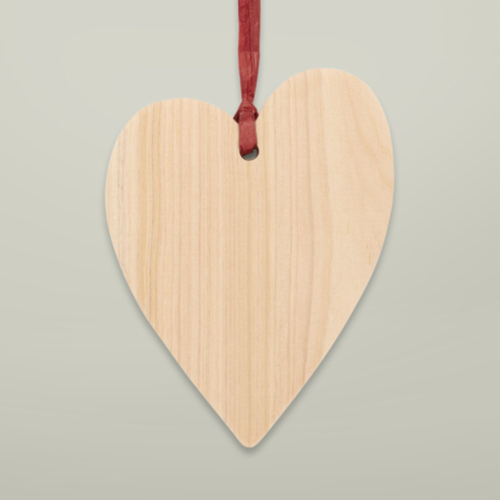
#> input picture nolaprint-theme copie/assets/np-bois-vierge.jpg, 1000 x 1000 px, found by its file name (shown at 1/2 size)
$ python visuels.py ../assets/np-verre-vierge.jpg
#> lines starting #> are read from the running program, lines starting #| are printed output that depends on the picture; after the words box and inside, x2 and y2 are one past the last pixel; in counts of white or black regions, pixels touching at a corner belong together
"""Visuels PROVISOIRES de la boutique Noël 2026, en attendant les rendus d'Antoine (production/valides et serveur).
Convention de noms (thème _noel-v2) :
  np2-plat-<objet>-<gab>-<dest>-<decl>.jpg  zone d'impression SANS texte (repli de la fiche quand le serveur ne répond pas)
  np2-ex-<objet>-<gab>-<dest>-<decl>.jpg     maquette de face avec un exemple de texte (1000 px) ; -s.jpg : 480 px (cartes)
  np2-bois-<forme>-masque.png / -contour.png masques de la décoration en bois
objet : mug | verre | bois (bois = forme cœur) ; gab : a | b ; dest : maman papa mamie papy couple famille ; decl : base | noel
"""
import math, os, sys
import numpy as np
from PIL import Image, ImageDraw, ImageFont, ImageFilter
sys.path.insert(0, os.path.dirname(os.path.abspath(__file__)))
import gabarit_a, gabarit_a_antoine

OUT = "/home/claude/gen"
SRC = "/mnt/user-data/uploads/nolaprint-theme/assets/"
F = "/home/claude/fonts/"
PAL = {  # brief de génération, section 2 : fond, accents, couleurs de texte
    "mamie":   ("#F3E6D3", ["#E07A5F", "#8AA587", "#D4A537"], ["#6B4430", "#C8453C", "#5E8A6E", "#2B3A67"]),
    "papy":    ("#D6DEE6", ["#D4A537", "#2E5E4E", "#B5533C"], ["#2B3A67", "#B5533C", "#2E5E4E", "#6B4430"]),
    "maman":   ("#F2D9DC", ["#7B3F61", "#D8A62A", "#5E8A6E"], ["#7B3F61", "#6B4430", "#5E8A6E", "#2B3A67"]),
    "papa":    ("#E3DED6", ["#2F4FA8", "#8A5A3B", "#D8A62A"], ["#2B3A67", "#8A5A3B", "#2F4FA8", "#1A1A1A"]),
    "couple":  ("#F5EFE0", ["#7A1E2E", "#B8923E", "#5E8A6E"], ["#7A1E2E", "#6B4430", "#5E8A6E", "#2B3A67"]),
    "famille": ("#F5EFE0", ["#5E8A6E", "#C8623C", "#D4A537"], ["#2E5E4E", "#6B4430", "#C8623C", "#2B3A67"]),
}
TITRE = {"mamie": "Mamie", "papy": "Papy", "maman": "Maman", "papa": "Papa", "couple": "Papy et Mamie", "famille": "Notre tribu"}
NOMS = ["Léa", "Hugo", "Jade"]
ZONES = {"mug": (1238, 578), "verre": (900, 900), "bois": (820, 1084)}  # bois : cœur 87 × 115 mm

def hexrgb(h): h = h.lstrip("#"); return tuple(int(h[i:i + 2], 16) for i in (0, 2, 4))
def font(name, px): return ImageFont.truetype(F + name, int(px))

# [24 lines left out: functions petals, ornement, not called in this run]

def text_c(d, xy, s, f, col):
    l, t, r, b = d.textbbox((0, 0), s, font=f, anchor="ls")
    d.text((xy[0] - (r - l) / 2, xy[1]), s, font=f, fill=col, anchor="ls")

K = 2   # dessin en 2x puis réduction : bords lissés

def mix(c1, c2, t):
    a, b = hexrgb(c1), hexrgb(c2); return tuple(int(a[i] * (1 - t) + b[i] * t) for i in range(3))

def disque(im):
    W, H = im.size; m = Image.new("L", (W, H), 0); ImageDraw.Draw(m).ellipse([0, 0, W, H], fill=255)
    bg = Image.new("RGB", (W, H), "#FFFFFF"); bg.paste(im, (0, 0), m); return bg

# [95 lines left out: functions plat_A, gouter, plat_B, not called in this run]

def smooth(a, b, x): t = min(1, max(0, (x - a) / (b - a))); return t * t * (3 - 2 * t)

# [42 lines left out: functions mock_mug, mock_verre, mock_bois, not called in this run]

def masques():
    files = {"coeur": "np-bois-vierge.jpg", "sapin": "np-bois-sapin-vierge.jpg", "etoile": "np-bois-etoile-vierge.jpg",
             "cloche": "np-bois-cloche-vierge.jpg", "chaussette": "np-bois-chaussette-vierge.jpg", "ovale": "np-bois-ovale-vierge.jpg"}
    boites = {}
    for k, f in files.items():
        im = np.asarray(Image.open(SRC + f).convert("RGB")).astype(int)
        R, G, B = im[..., 0], im[..., 1], im[..., 2]
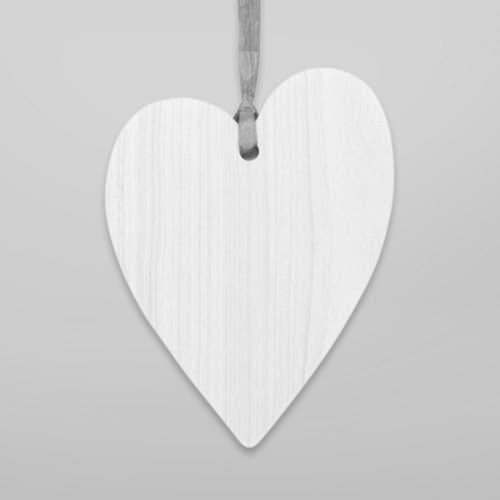
#> R: shape (1000, 1000) int64 (shown at 1/2 size); min 62, max 248, mean 211.8
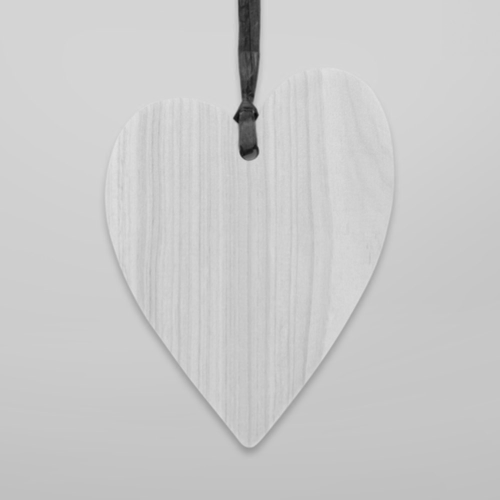
#> G: shape (1000, 1000) int64 (shown at 1/2 size); min 7, max 227, mean 202.5
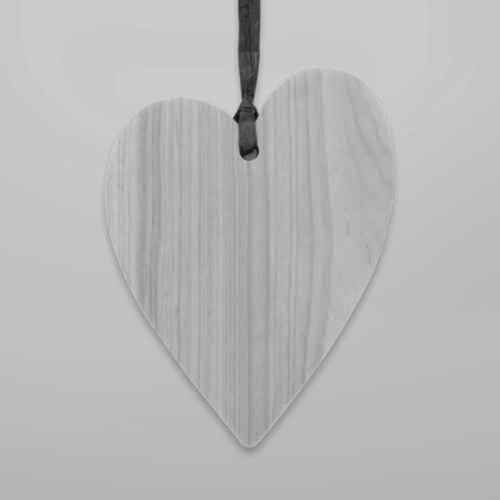
#> B: shape (1000, 1000) int64 (shown at 1/2 size); min 5, max 209, mean 185.3
        wood = (R - B > 28) & (R > 150) & (G > 120) & ~(R - G > 60)
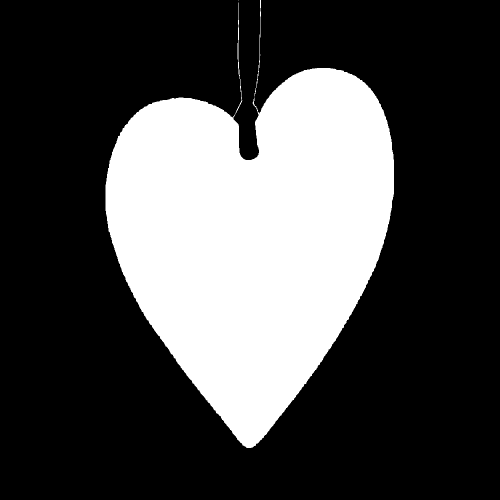
#> wood: shape (1000, 1000) bool (shown at 1/2 size); 29.2% white; 3 white regions (1 under 20 px), largest, box (x1, y1, x2, y2) and area: (211, 5, 788, 896) 291584, (509, 0, 522, 193) 254
        m = Image.fromarray((wood * 255).astype("uint8")).filter(ImageFilter.MedianFilter(7))
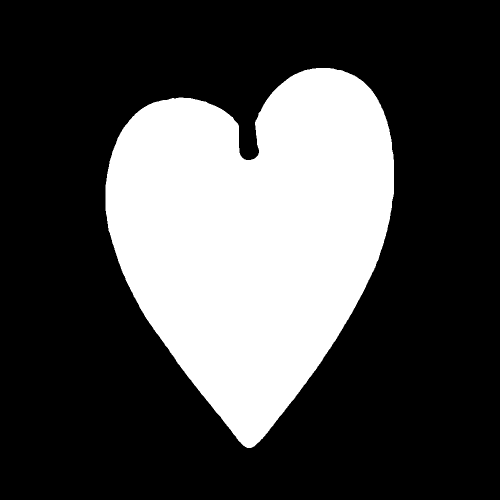
#> m: PIL image 1000x1000 L (shown at 1/2 size); 29.1% white; 1 white region, box (x1, y1, x2, y2) and area: (211, 136, 788, 896) 291181
        a = np.asarray(m) > 127; ys, xs = np.where(a)
        x0, x1, y0, y1 = xs.min(), xs.max(), ys.min(), ys.max()
#> x0 = 211; x1 = 787; y0 = 136; y1 = 895
        boites[k] = (int(x0), int(y0), int(x1 - x0 + 1), int(y1 - y0 + 1))
        soft = m.filter(ImageFilter.GaussianBlur(1.2))
        rgba = Image.new("RGBA", (1000, 1000), (255, 255, 255, 0)); rgba.putalpha(soft)
        rgba.save(f"{OUT}/np2-bois-{k}-masque.png", optimize=True)
        c = rgba.crop((x0, y0, x1 + 1, y1 + 1)).resize((400, int(400 * (y1 - y0 + 1) / (x1 - x0 + 1))), Image.LANCZOS)
        c.save(f"{OUT}/np2-bois-{k}-contour.png", optimize=True)
#> pass 2 of the loop in masques, `for k, f in files.items():`:
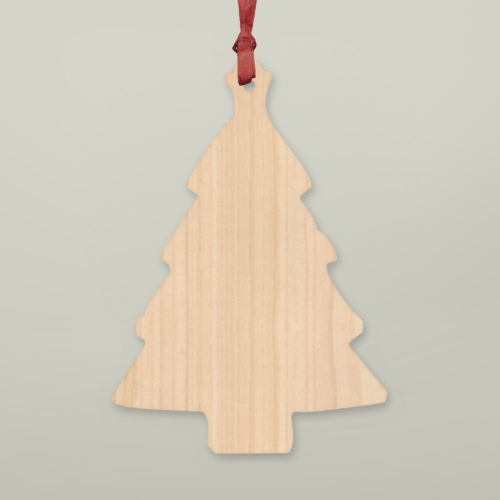
#> input picture nolaprint-theme copie/assets/np-bois-sapin-vierge.jpg, 1000 x 1000 px, found by its file name (shown at 1/2 size)
#> in masques, `R, G, B = im[..., 0], im[..., 1], im[..., 2]`:
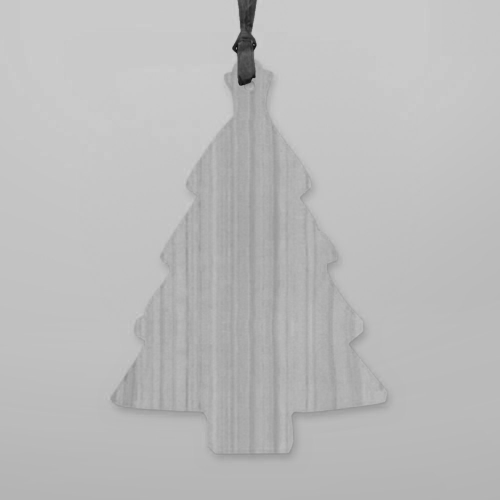
#> B: shape (1000, 1000) int64 (shown at 1/2 size); min 6, max 209, mean 187.6
#> in masques, `wood = (R - B > 28) & (R > 150) & (G > 120) & ~(R - G > 60)`:
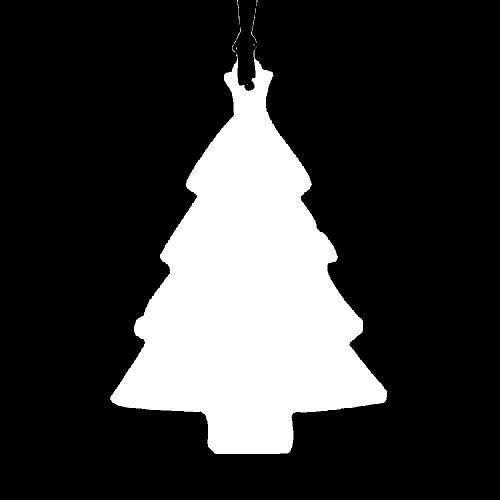
#> wood: shape (1000, 1000) bool (shown at 1/2 size); 21.7% white; 12 white regions (6 under 20 px), largest, box (x1, y1, x2, y2) and area: (220, 99, 774, 908) 216538, (474, 0, 480, 49) 62, (468, 54, 482, 88) 49, (502, 52, 513, 86) 46, (506, 29, 510, 51) 26, (464, 89, 471, 105) 26
#> m: PIL image 1000x1000 L; 21.6% white; 1 white region, box (x1, y1, x2, y2) and area: (221, 118, 774, 908) 216465
#> x0 = 221; x1 = 773; y0 = 118; y1 = 907
#> c: PIL image 400x571 RGBA
#> pass 3 of the loop in masques, `for k, f in files.items():`:
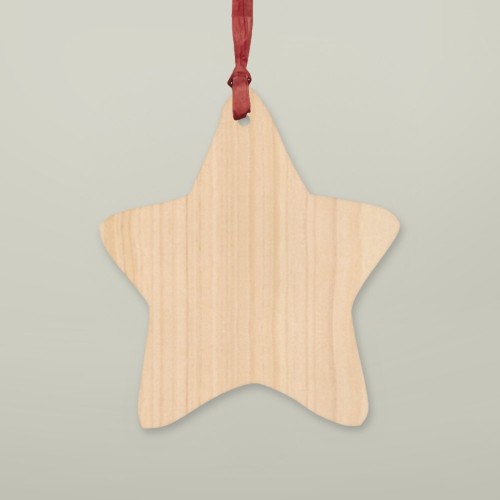
#> input picture nolaprint-theme copie/assets/np-bois-etoile-vierge.jpg, 1000 x 1000 px, found by its file name (shown at 1/2 size)
#> in masques, `wood = (R - B > 28) & (R > 150) & (G > 120) & ~(R - G > 60)`:
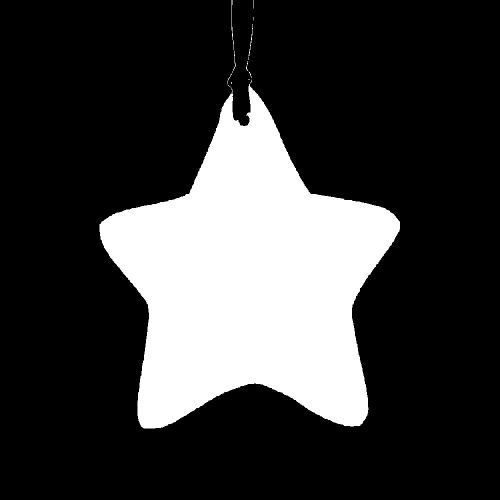
#> wood: shape (1000, 1000) bool (shown at 1/2 size); 23% white; 14 white regions (8 under 20 px), largest, box (x1, y1, x2, y2) and area: (199, 168, 800, 857) 229527, (463, 0, 468, 100) 125, (497, 48, 506, 112) 88, (464, 101, 472, 146) 56, (492, 122, 496, 142) 29, (454, 147, 464, 168) 26
#> in masques, `m = Image.fromarray((wood * 255).astype("uint8")).filter(ImageFilter.M..`:
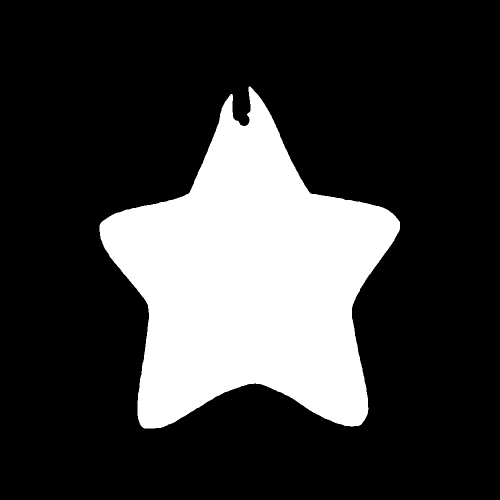
#> m: PIL image 1000x1000 L (shown at 1/2 size); 22.9% white; 1 white region, box (x1, y1, x2, y2) and area: (199, 173, 800, 857) 229499
#> x0 = 199; x1 = 799; y0 = 173; y1 = 856
#> c: PIL image 400x455 RGBA
#> the loop made 6 passes; the first 3 are shown
    return boites

# [5 lines left out: function rendu_js, not called in this run]

def save_jpg(im, name, q=86):
    im.convert("RGB").save(f"{OUT}/{name}", quality=q, optimize=True, progressive=True)

if __name__ == "__main__" and "offres" not in sys.argv:
    os.makedirs(OUT, exist_ok=True)
#> (the run stopped early here; a loop or call above may not have finished)
